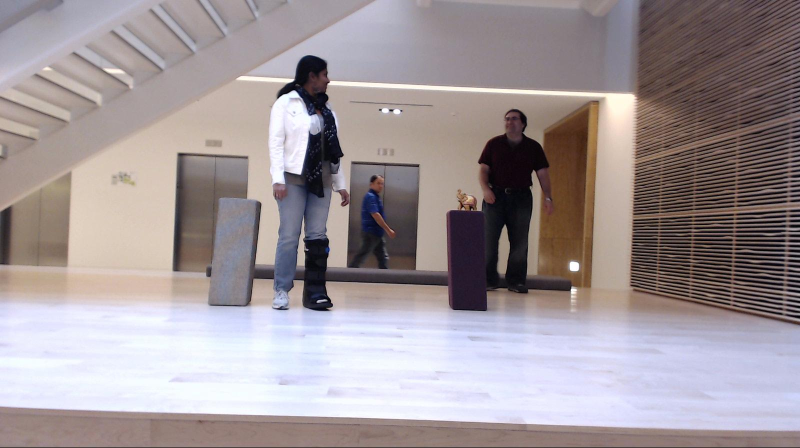
%> input picture examples/sceneLeft.jpg, 1600 x 896 px (shown at 1/2 size)
$ octave DepthExtractionExample.m   (GNU Octave 9; MATLAB toolbox functions it lacks are replaced by stand-ins)
%> lines starting %> are read from the running program, lines starting %| are printed output that depends on the picture
% Copyright 2015-2016 The MathWorks, Inc.
%% Section to Rectify Images

% Load stereoParameters
load stereoParameters

% Read in the stereo pair of images.
InL = imread('sceneLeft.jpg');
%> InL is the input picture: size 896x1600x3 uint8; mean R, G, B 159.4, 149.4, 152.4
InR = imread('sceneRight.jpg');
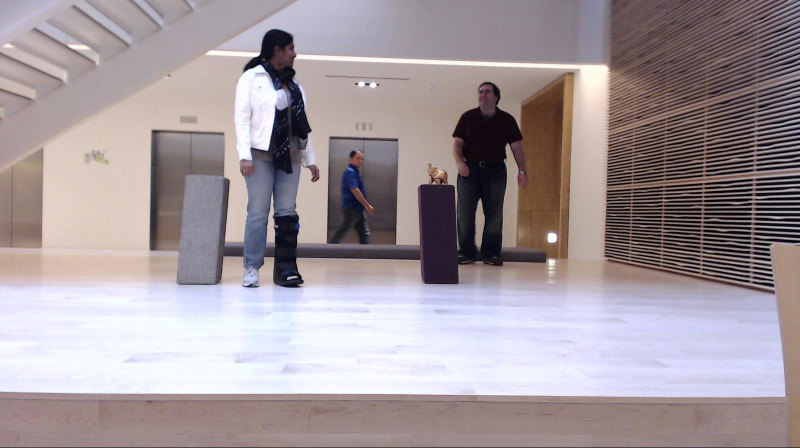
%> input picture examples/sceneRight.jpg, 1600 x 896 px (shown at 1/2 size)
%> InR is the input picture: size 896x1600x3 uint8; mean R, G, B 162.4, 151.5, 156

% Display the images before rectification
subplot(2,1,1)
imshowpair(InL, InR)
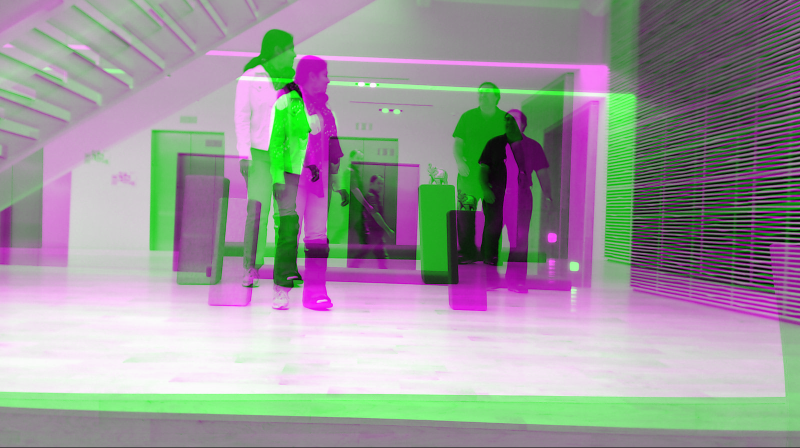
%> displayed picture: size 896x1600x3, on the screen's scale of 0 to 255 (shown at 1/2 size); mean R, G, B 155.2, 152.7, 155.2
title('Unrectified Images')

% Rectify images
%> (the run ends here)
